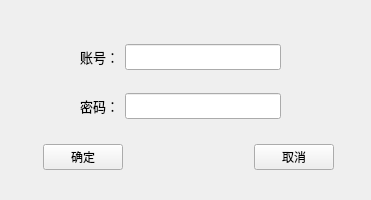
<?xml version="1.0" encoding="UTF-8"?>
<ui version="4.0">
 <class>Form</class>
 <widget class="QWidget" name="Form">
  <property name="geometry">
   <rect>
    <x>0</x>
    <y>0</y>
    <width>371</width>
    <height>200</height>
   </rect>
  </property>
  <property name="windowTitle">
   <string>用户登录</string>
  </property>
  <property name="windowIcon">
   <iconset>
    <normaloff>xxx.jpg</normaloff>xxx.jpg</iconset>
  </property>
  <widget class="QWidget" name="layoutWidget">
   <property name="geometry">
    <rect>
     <x>43</x>
     <y>137</y>
     <width>291</width>
     <height>41</height>
    </rect>
   </property>
   <layout class="QGridLayout" name="gridLayout_2">
    <item row="0" column="0">
     <widget class="QPushButton" name="button1">
      <property name="text">
       <string>确定</string>
      </property>
     </widget>
    </item>
    <item row="0" column="2">
     <widget class="QPushButton" name="button2">
      <property name="text">
       <string>取消</string>
      </property>
     </widget>
    </item>
    <item row="0" column="1">
     <spacer name="horizontalSpacer">
      <property name="orientation">
       <enum>Qt::Horizontal</enum>
      </property>
      <property name="sizeHint" stdset="0">
       <size>
        <width>40</width>
        <height>20</height>
       </size>
      </property>
     </spacer>
    </item>
   </layout>
  </widget>
  <widget class="QWidget" name="layoutWidget">
   <property name="geometry">
    <rect>
     <x>80</x>
     <y>27</y>
     <width>201</width>
     <height>111</height>
    </rect>
   </property>
   <layout class="QGridLayout" name="gridLayout">
    <item row="0" column="0">
     <widget class="QLabel" name="label1">
      <property name="font">
       <font>
        <family>Agency FB</family>
        <pointsize>10</pointsize>
        <weight>50</weight>
        <bold>false</bold>
       </font>
      </property>
      <property name="cursor">
       <cursorShape>ArrowCursor</cursorShape>
      </property>
      <property name="text">
       <string>账号：</string>
      </property>
     </widget>
    </item>
    <item row="0" column="1">
     <widget class="QLineEdit" name="line1">
      <property name="font">
       <font>
        <family>宋体</family>
        <pointsize>10</pointsize>
       </font>
      </property>
      <property name="cursor">
       <cursorShape>IBeamCursor</cursorShape>
      </property>
     </widget>
    </item>
    <item row="1" column="0">
     <widget class="QLabel" name="label2">
      <property name="font">
       <font>
        <family>Agency FB</family>
        <pointsize>10</pointsize>
       </font>
      </property>
      <property name="text">
       <string>密码：</string>
      </property>
     </widget>
    </item>
    <item row="1" column="1">
     <widget class="QLineEdit" name="line2">
      <property name="font">
       <font>
        <family>宋体</family>
        <pointsize>10</pointsize>
       </font>
      </property>
     </widget>
    </item>
   </layout>
  </widget>
  <widget class="QLabel" name="label3">
   <property name="geometry">
    <rect>
     <x>87</x>
     <y>177</y>
     <width>201</width>
     <height>20</height>
    </rect>
   </property>
   <property name="palette">
    <palette>
     <active>
      <colorrole role="Text">
       <brush brushstyle="SolidPattern">
        <color alpha="255">
         <red>255</red>
         <green>0</green>
         <blue>0</blue>
        </color>
       </brush>
      </colorrole>
     </active>
     <inactive>
      <colorrole role="Text">
       <brush brushstyle="SolidPattern">
        <color alpha="255">
         <red>255</red>
         <green>0</green>
         <blue>0</blue>
        </color>
       </brush>
      </colorrole>
     </inactive>
     <disabled>
      <colorrole role="Text">
       <brush brushstyle="SolidPattern">
        <color alpha="255">
         <red>120</red>
         <green>120</green>
         <blue>120</blue>
        </color>
       </brush>
      </colorrole>
     </disabled>
    </palette>
   </property>
   <property name="font">
    <font>
     <family>宋体</family>
     <pointsize>10</pointsize>
     <underline>false</underline>
    </font>
   </property>
   <property name="text">
    <string/>
   </property>
  </widget>
 </widget>
 <resources/>
 <connections>
  <connection>
   <sender>button1</sender>
   <signal>clicked()</signal>
   <receiver>Form</receiver>
   <slot>progress1()</slot>
   <hints>
    <hint type="sourcelabel">
     <x>91</x>
     <y>152</y>
    </hint>
    <hint type="destinationlabel">
     <x>150</x>
     <y>180</y>
    </hint>
   </hints>
  </connection>
  <connection>
   <sender>button2</sender>
   <signal>clicked()</signal>
   <receiver>Form</receiver>
   <slot>progress2()</slot>
   <hints>
    <hint type="sourcelabel">
     <x>279</x>
     <y>149</y>
    </hint>
    <hint type="destinationlabel">
     <x>243</x>
     <y>182</y>
    </hint>
   </hints>
  </connection>
 </connections>
 <slots>
  <slot>progress1()</slot>
  <slot>progress2()</slot>
  <slot>progress3()</slot>
 </slots>
</ui>
